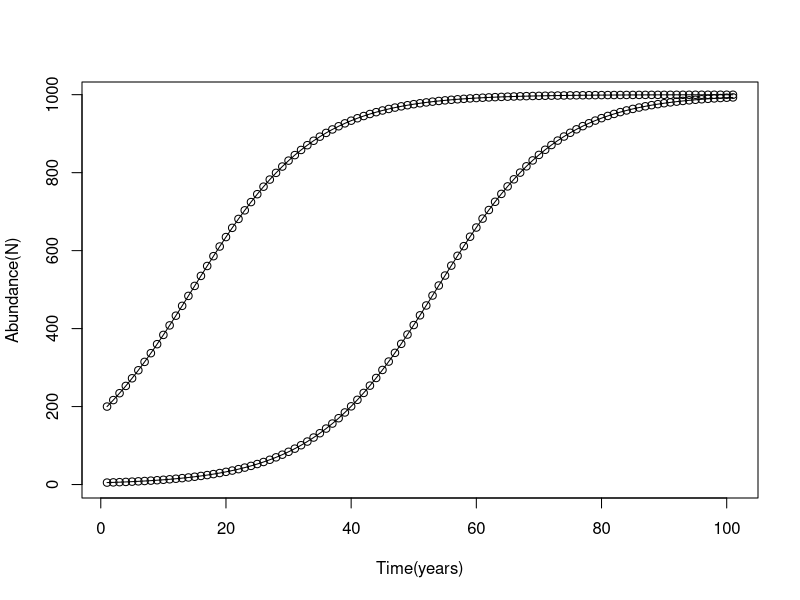
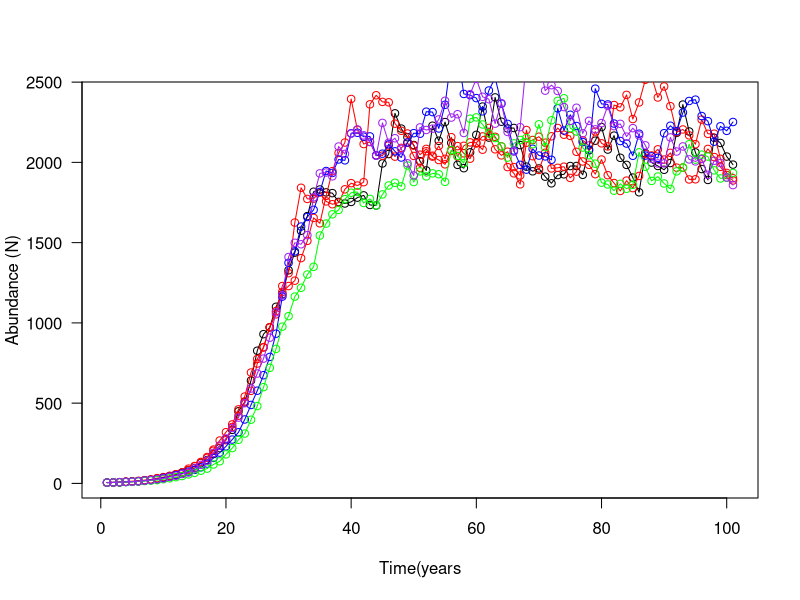
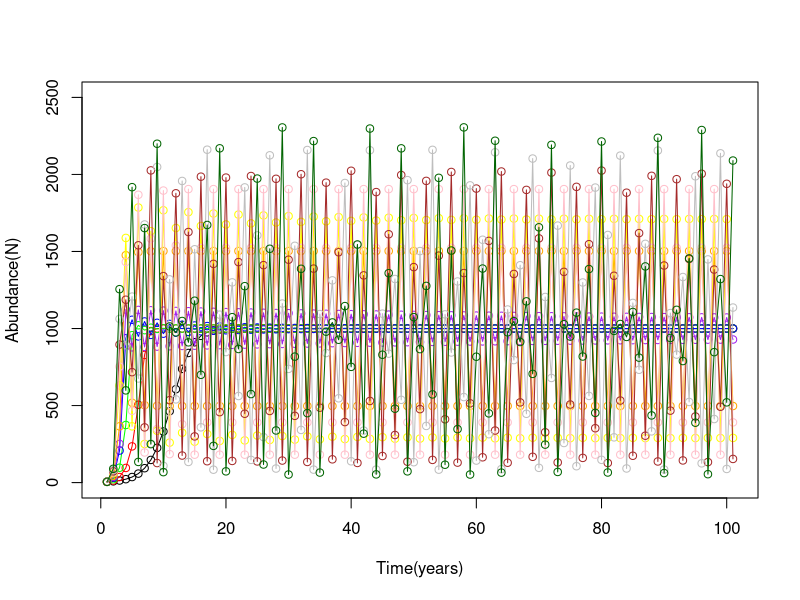
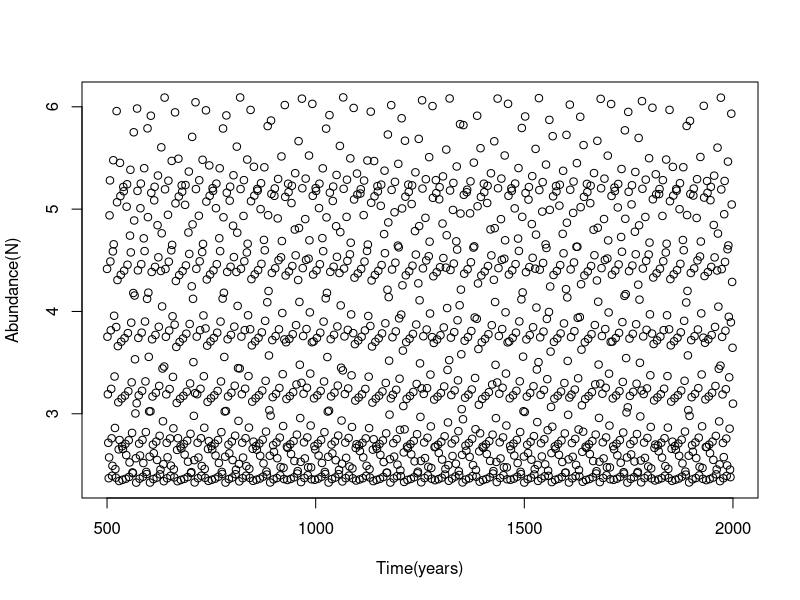
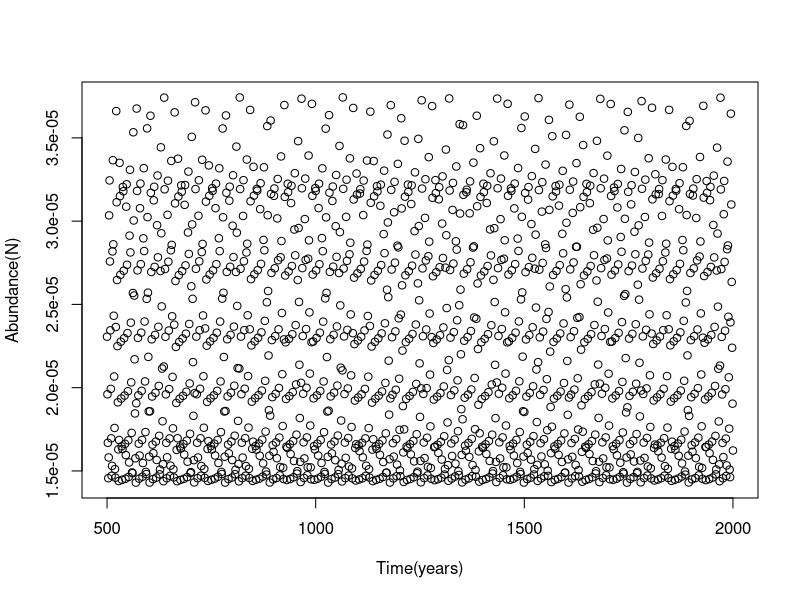
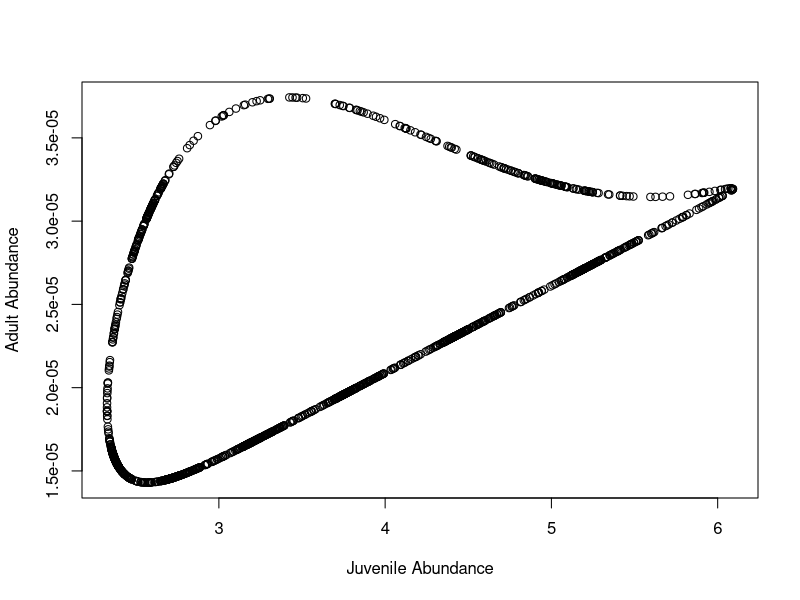
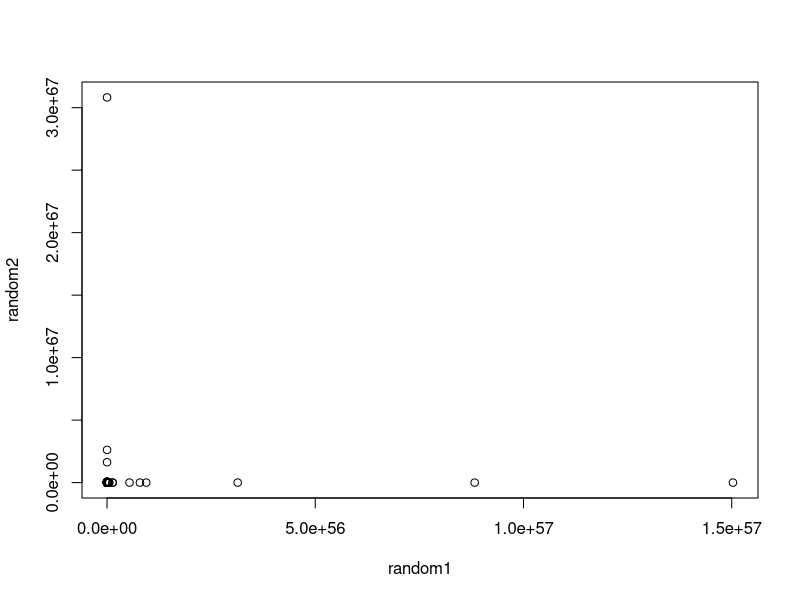

Generate these figures, in order, with R:
########Exercise 1############################

#Parameters

r<-0.1
K<-1000

#Timescale of simulation
T<-101

#Vector to store abundance in
N<-numeric(T)

#Initial Conditions

N[1]<-5

#Simulation

for(t in 2:T){
  N[t]=N[t-1]*exp(r*(1-(N[t-1]/K)))
}

#Plot results

TT<-seq(1,T)
plot(TT,N,xlab="Time(years)", ylab="Abundance(N)",type="o")

#############Exercise 2#############################

#Parameters

r<-0.1
K<-1000

#Timescale of simulation
T<-101

#Vector to store abundance in
N<-numeric(T)

#Initial Conditions

N[1]<-200

#Simulation

for(t in 2:T){
  N[t]=N[t-1]*exp(0.1*(1-(N[t-1]/K)))
}

#Plot results

TT<-seq(1,T)
lines(TT,N,type="o")

##################Exercise 3 & 4##########################

set.seed(2)

#Parameters
r<-0.1
K<-1000
sd<-0.4

#Timescale of simulation
T<-101

#Vector to store abundance in
N<-numeric(T)

#Initial Conditions

N[1]<-5

epsilon<-rlnorm(T-1,meanlog=0,sdlog=sd)

for(t in 2:T){
  
  N[t]=N[t-1]*exp(0.1*(1-(N[t-1]/K)+epsilon[t-1]))
}

plot(1:T,N,type="o",las=1,xlab="Time(years",ylab="Abundance (N)")

#Simulation#2-5

epsilon<-rlnorm(T-1,meanlog=0,sdlog=sd)

for(t in 2:T){
  
  N[t]=N[t-1]*exp(0.1*(1-(N[t-1]/K)+epsilon[t-1]))
}

lines(1:T,N,type="o",las=1,col="red")

epsilon<-rlnorm(T-1,meanlog=0,sdlog=sd)

for(t in 2:T){
  
  N[t]=N[t-1]*exp(0.1*(1-(N[t-1]/K)+epsilon[t-1]))
}

lines(1:T,N,type="o",las=1,col="red")

epsilon<-rlnorm(T-1,meanlog=0,sdlog=sd)

for(t in 2:T){
  
  N[t]=N[t-1]*exp(0.1*(1-(N[t-1]/K)+epsilon[t-1]))
}

lines(1:T,N,type="o",las=1,col="blue")

epsilon<-rlnorm(T-1,meanlog=0,sdlog=sd)

for(t in 2:T){
  
  N[t]=N[t-1]*exp(0.1*(1-(N[t-1]/K)+epsilon[t-1]))
}

lines(1:T,N,type="o",las=1,col="green")

epsilon<-rlnorm(T-1,meanlog=0,sdlog=sd)

for(t in 2:T){
  
  N[t]=N[t-1]*exp(0.1*(1-(N[t-1]/K)+epsilon[t-1]))
}

lines(1:T,N,type="o",las=1,col="purple")

############Exercise 5###################

#Parameters

r<-0.5
K<-1000

#Timescale of simulation
T<-101

#Vector to store abundance in
N<-numeric(T)

#Initial Conditions

N[1]<-5

#Simulation

for(t in 2:T){
  N[t]=N[t-1]*exp(r*(1-(N[t-1]/K)))
}

#Plot results

TT<-seq(1,T)
plot(TT,N,xlab="Time(years)", ylab="Abundance(N)",type="o",ylim=c(0,2500))


#Parameters
r<-1

#Simulation

for(t in 2:T){
  N[t]=N[t-1]*exp(r*(1-(N[t-1]/K)))
}

#Plot results

TT<-seq(1,T)
lines(TT,N,type="o",col="red")


#Parameters
r<-1.5
#Simulation

for(t in 2:T){
  N[t]=N[t-1]*exp(r*(1-(N[t-1]/K)))
}

#Plot results

TT<-seq(1,T)
lines(TT,N,type="o",col="green")


#Parameters
r<-1.9
#Simulation

for(t in 2:T){
  N[t]=N[t-1]*exp(r*(1-(N[t-1]/K)))
}

#Plot results

TT<-seq(1,T)
lines(TT,N,type="o",col="blue")



#Parameters
r<-2
#Simulation

for(t in 2:T){
  N[t]=N[t-1]*exp(r*(1-(N[t-1]/K)))
}

#Plot results

TT<-seq(1,T)
lines(TT,N,type="o",col="purple")

r<-2.2
#Simulation

for(t in 2:T){
  N[t]=N[t-1]*exp(r*(1-(N[t-1]/K)))
}

#Plot results

TT<-seq(1,T)
lines(TT,N,type="o",col="orange")



r<-2.5
#Simulation

for(t in 2:T){
  N[t]=N[t-1]*exp(r*(1-(N[t-1]/K)))
}

#Plot results

TT<-seq(1,T)
lines(TT,N,type="o",col="yellow")

r<-2.6
#Simulation

for(t in 2:T){
  N[t]=N[t-1]*exp(r*(1-(N[t-1]/K)))
}

#Plot results

TT<-seq(1,T)
lines(TT,N,type="o",col="pink")

r<-2.7
#Simulation

for(t in 2:T){
  N[t]=N[t-1]*exp(r*(1-(N[t-1]/K)))
}

#Plot results

TT<-seq(1,T)
lines(TT,N,type="o",col="brown")


r<-2.8
#Simulation

for(t in 2:T){
  N[t]=N[t-1]*exp(r*(1-(N[t-1]/K)))
}

#Plot results

TT<-seq(1,T)
lines(TT,N,type="o",col="grey")


r<-2.9
#Simulation

for(t in 2:T){
  N[t]=N[t-1]*exp(r*(1-(N[t-1]/K)))
}

#Plot results

TT<-seq(1,T)
lines(TT,N,type="o",col="dark green")

#############Exercise 6######################

##############Exercise 8####################


#Parameters

f<-12
a<-5
s<-0.85

#Timescale of simulation

T<-2000

#Vectors for each stage

J<-numeric(T);A<-numeric(T)

#Initial conditions

J[1]<-100;A[1]<-120

#Simulation

for(t in 2:T){
  
  J[t]<-A[t-1]*exp(f)
  A[t]<-(J[t-1]*exp(-a*J[t-1]))+s*A[t-1]
  
}

#Plot the results

TT<-seq(1,T)

plot(TT[500:2000],J[500:2000],xlab="Time(years)",ylab="Abundance(N)")
plot(TT[500:2000],A[500:2000],xlab="Time(years)",ylab="Abundance(N)")

#############Exercise 9#####################

cbind(J,A)
plot(J[500:2000],A[500:2000],xlab="Juvenile Abundance",ylab="Adult Abundance")

##############Exercise 10###################

set.seed(2)

random1<-rlnorm(1500,meanlog=100,sdlog=10)

random2<-rlnorm(1500,meanlog=120,sdlog=10)

plot(random1,random2)

